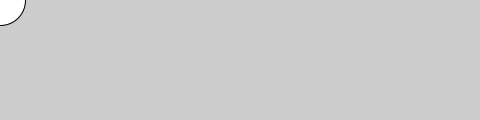
Frame 1 (no input)
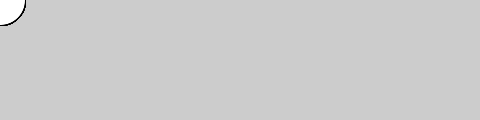
Frame 60 (the mouse pressed at the canvas centre just before this capture)
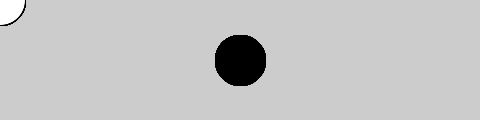
Frame 120 (the mouse held since frame 60 and released just before this capture)

The Processing sketch that drew these frames (run headless with seeded random() and noise(); from frame 60 on, the mouse is pressed at the canvas centre):

// Processing sketch: ejemplo_2
// ── ejemplo_2.pde
//  Ejemplo 2

void setup()
{
  size(480, 120);
  smooth();
}
void draw()
{
  if (mousePressed) 
  {
    fill(0);
  } 
  else 
  {
    fill(255);
  }
  ellipse(mouseX, mouseY, 50, 50);
}
